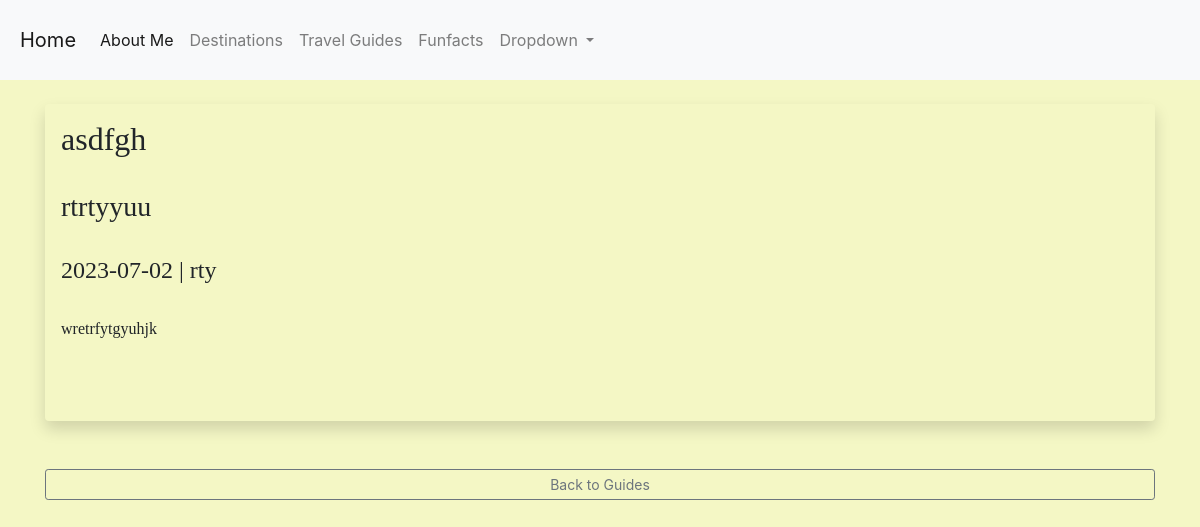
The app's page /posts/9 with its own data.
### app.py (models this page shows)
class Posts(db.Model):
    __tablename__ = 'posts'
    id = db.Column(db.Integer, primary_key=True)
    title = db.Column(db.String(200))
    subtitle = db.Column(db.String(200))
    date_posted = db.Column(db.Date, default=date.today)
    content = db.Column(db.Text)
    slug = db.Column(db.String(200))

### app.py (the view)
@app.route('/posts/<int:id>')
def post(id):
    post = Posts. query.get_or_404(id)
    return render_template('post.html', post=post)

### templates/post.html (shortened to what this page needs)
{% extends 'base.html' %}
{% block content %}
<h1  style="font-family: 'Papyrus;">Travel Guides</h1>
<br/>
<div class="shadow p-3 mb-5 bg-body rounded" >
    <h2 style="font-family: Papyrus;">{{ post.title }}</h2><br/>
    <h3 style="font-family: Papyrus;">{{ post.subtitle }}</h3><br/>
    <h4 style="font-family: Papyrus;">{{ post.date_posted }} | {{ post.slug }}</h4><br/>
    {% for paragraph in post.content.split('\n') %}
        <p style="font-family: Papyrus;">{{ paragraph }}</p>
    {% endfor %}
    <br/><br/>
</div>
<a href="{{ url_for('posts') }}" class="btn btn-outline-secondary btn-sm">Back to Guides</a>
{% endblock %}

### static/styles.css (style rules this page uses)
body, html { margin: 0; padding: 0; }
h2 { font-family: Papyrus; }
body { background-color: #f4f7c5; }

### records on screen
Posts: title "asdfgh", subtitle "rtrtyyuu", date_posted "2023-07-02", slug "rty", content "wretrfytgyuhjk"
